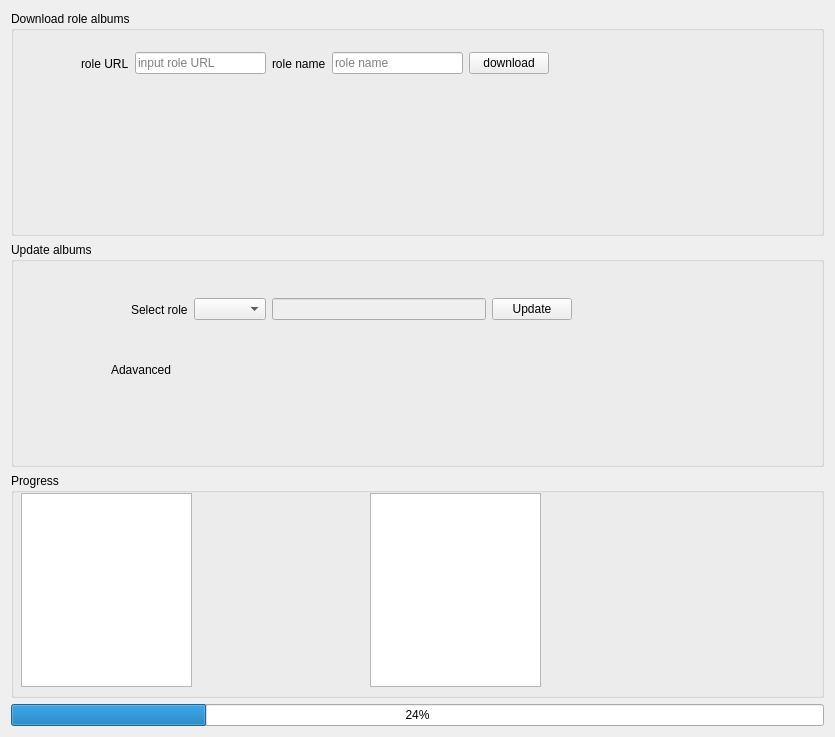
<?xml version="1.0" encoding="UTF-8"?>
<ui version="4.0">
 <class>Form</class>
 <widget class="QWidget" name="Form">
  <property name="geometry">
   <rect>
    <x>0</x>
    <y>0</y>
    <width>835</width>
    <height>737</height>
   </rect>
  </property>
  <property name="windowTitle">
   <string>image crawler</string>
  </property>
  <layout class="QVBoxLayout" name="verticalLayout">
   <item>
    <widget class="QGroupBox" name="groupBox">
     <property name="title">
      <string>Download role albums</string>
     </property>
     <widget class="QWidget" name="layoutWidget">
      <property name="geometry">
       <rect>
        <x>70</x>
        <y>40</y>
        <width>468</width>
        <height>25</height>
       </rect>
      </property>
      <layout class="QHBoxLayout" name="horizontalLayout">
       <item>
        <widget class="QLabel" name="label">
         <property name="text">
          <string>role URL</string>
         </property>
        </widget>
       </item>
       <item>
        <widget class="QLineEdit" name="lineEdit">
         <property name="placeholderText">
          <string>input role URL</string>
         </property>
        </widget>
       </item>
       <item>
        <widget class="QLabel" name="label_2">
         <property name="text">
          <string>role name</string>
         </property>
        </widget>
       </item>
       <item>
        <widget class="QLineEdit" name="lineEdit_2">
         <property name="placeholderText">
          <string>role name</string>
         </property>
        </widget>
       </item>
       <item>
        <widget class="QPushButton" name="download_buttom">
         <property name="text">
          <string>download</string>
         </property>
        </widget>
       </item>
      </layout>
     </widget>
    </widget>
   </item>
   <item>
    <widget class="QGroupBox" name="groupBox_2">
     <property name="title">
      <string>Update albums</string>
     </property>
     <widget class="QWidget" name="layoutWidget">
      <property name="geometry">
       <rect>
        <x>120</x>
        <y>50</y>
        <width>441</width>
        <height>35</height>
       </rect>
      </property>
      <layout class="QHBoxLayout" name="horizontalLayout_2">
       <item>
        <widget class="QLabel" name="label_3">
         <property name="text">
          <string>Select role</string>
         </property>
        </widget>
       </item>
       <item>
        <widget class="QComboBox" name="comboBox">
         <property name="placeholderText">
          <string>All</string>
         </property>
        </widget>
       </item>
       <item>
        <widget class="QLineEdit" name="lineEdit_3">
         <property name="enabled">
          <bool>false</bool>
         </property>
        </widget>
       </item>
       <item>
        <widget class="QPushButton" name="update_buttom">
         <property name="text">
          <string>Update</string>
         </property>
        </widget>
       </item>
      </layout>
     </widget>
     <widget class="QLabel" name="label_4">
      <property name="geometry">
       <rect>
        <x>100</x>
        <y>120</y>
        <width>131</width>
        <height>16</height>
       </rect>
      </property>
      <property name="text">
       <string>Adavanced</string>
      </property>
     </widget>
    </widget>
   </item>
   <item>
    <widget class="QGroupBox" name="groupBox_3">
     <property name="title">
      <string>Progress</string>
     </property>
     <widget class="QWidget" name="layoutWidget">
      <property name="geometry">
       <rect>
        <x>10</x>
        <y>20</y>
        <width>520</width>
        <height>194</height>
       </rect>
      </property>
      <layout class="QHBoxLayout" name="horizontalLayout_3" stretch="1,1,1">
       <item>
        <widget class="QTextBrowser" name="textBrowser"/>
       </item>
       <item>
        <spacer name="horizontalSpacer">
         <property name="orientation">
          <enum>Qt::Horizontal</enum>
         </property>
         <property name="sizeHint" stdset="0">
          <size>
           <width>40</width>
           <height>20</height>
          </size>
         </property>
        </spacer>
       </item>
       <item>
        <widget class="QGraphicsView" name="graphicsView"/>
       </item>
      </layout>
     </widget>
    </widget>
   </item>
   <item>
    <widget class="QProgressBar" name="progressBar">
     <property name="value">
      <number>24</number>
     </property>
    </widget>
   </item>
  </layout>
 </widget>
 <resources/>
 <connections/>
</ui>
